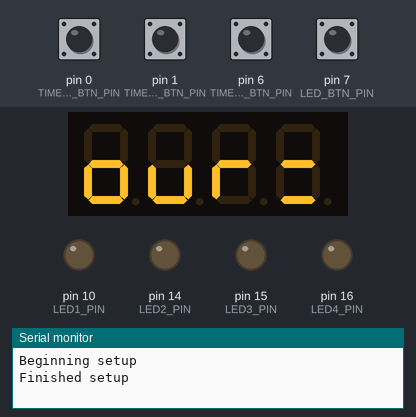
The sketch below on a simulated Arduino Leonardo, built with avr-gcc and run on an emulated ATmega32U4. Parts: 4-digit seven-segment display, output pins drawn as LEDs (lit = HIGH), the last lines printed to the serial monitor. Inputs (shaded band) come from the test bench; at power-on: pin 0 (TIME_HOUR_BTN_PIN), pin 1 (TIME_MIN_BTN_PIN), pin 6 (TIME_EDIT_BTN_PIN), pin 7 (LED_BTN_PIN) HIGH. The local clock reads 2024-03-15 10:24:30 at power-on unless the sketch sets it.

Above: at 1.2 s.
1.3 s: pin 0 (TIME_HOUR_BTN_PIN) pulled LOW for 0.15 s
At 1.8 s:
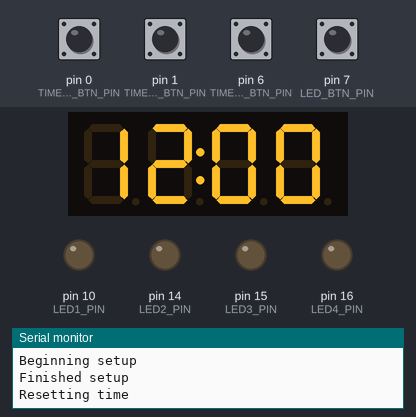
2.9 s: pin 6 (TIME_EDIT_BTN_PIN) pulled LOW for 0.15 s
4.6 s: pin 7 (LED_BTN_PIN) pulled LOW for 0.15 s
At 5.4 s:
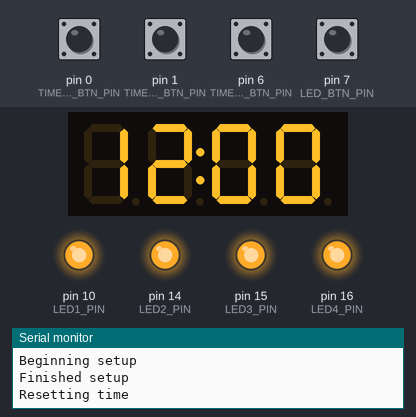
6.2 s: pin 7 (LED_BTN_PIN) pulled LOW for 1 s
At 6.7 s:
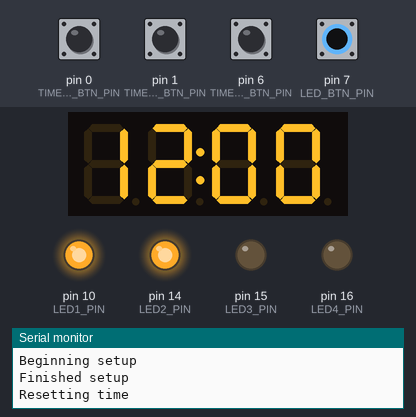
8.7 s: pin 1 (TIME_MIN_BTN_PIN) pulled LOW for 0.15 s
10.3 s: pin 6 (TIME_EDIT_BTN_PIN) pulled LOW for 1 s
Timing chart, 0 to 13.3 s (numbered marks = the images above; inputs shaded):
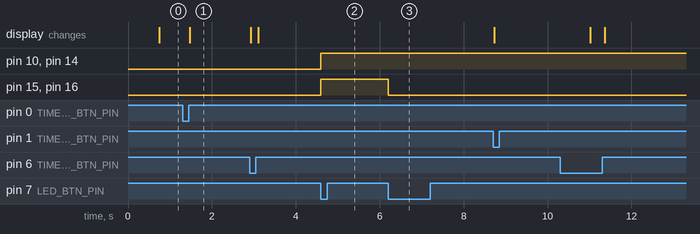

The sketch:

simple_rtc_clock.ino
```cpp
#include <Arduino.h>
#include <TM1637Display.h>
#include <DS3231.h>

// pins 2 and 3 are reserved for i2c bus for ds3231
// for whatever reason, SDA and SCL macros don't work (or are defined incorrectly?)
#define RXLED_PIN         17
#define RTC_CLK_PIN       2
#define RTC_DATA_PIN      3
#define DISP_CLK_PIN      4
#define DISP_DIO_PIN      5
#define TIME_EDIT_BTN_PIN 6
#define TIME_HOUR_BTN_PIN 0
#define TIME_MIN_BTN_PIN  1

#define LED_BTN_PIN       7
#define LED1_PIN          10
#define LED2_PIN          14
#define LED3_PIN          15
#define LED4_PIN          16

#define DELAY_MS        80
#define EDIT_DELAY_MS   20
#define STARTUP_MSG_MS  700
#define EDIT_BLINK_MS   600
#define DEBOUNCE_MS     100

#define PM_INDICATOR_SEGMENT    0x10  // only for use in the left most digit
#define EDIT_INDICATOR_SEGMENT  0x20  // only for use in the left most digit
#define COLON_SEGMENT           0x80  // only for use by the second digit from the left

static TM1637Display display(DISP_CLK_PIN, DISP_DIO_PIN);
static DS3231 rtc(RTC_DATA_PIN, RTC_CLK_PIN);

static bool startup = true;
static uint8_t startupMsgPos = 0;

// time/display edits can only occur in the loop function,
// otherwise we may interrupt an in-progress communication with the DS3231/TM1637
static bool addHour = false;
static bool addMin = false;
static bool changeDisplayBrightness = false;

static unsigned long interruptDebounceTimer = 0;
static bool interruptTriggered = false;

// startup message = "hour=rESEt mIn=contInuE  "
#define STARTUP_MSG_LEN   26
#define STARTUP_SEG_LEN   4
static uint8_t startupMsg[STARTUP_MSG_LEN][STARTUP_SEG_LEN] = {
  { 0b01110100, 0b01011100, 0b00011100, 0b01010000 },
  { 0b01011100, 0b00011100, 0b01010000, 0b01001000 },
  { 0b00011100, 0b01010000, 0b01001000, 0b01010000 },
  { 0b01010000, 0b01001000, 0b01010000, 0b01111001 },
  { 0b01001000, 0b01010000, 0b01111001, 0b01101101 },
  { 0b01010000, 0b01111001, 0b01101101, 0b01111001 },
  { 0b01111001, 0b01101101, 0b01111001, 0b01111000 },
  { 0b01101101, 0b01111001, 0b01111000, 0b00000000 },
  { 0b01111001, 0b01111000, 0b00000000, 0b01010100 },
  { 0b01111000, 0b00000000, 0b01010100, 0b01000100 },
  { 0b00000000, 0b01010100, 0b01000100, 0b00000110 },
  { 0b01010100, 0b01000100, 0b00000110, 0b01010100 },
  { 0b01000100, 0b00000110, 0b01010100, 0b01001000 },
  { 0b00000110, 0b01010100, 0b01001000, 0b01011000 },
  { 0b01010100, 0b01001000, 0b01011000, 0b01011100 },
  { 0b01001000, 0b01011000, 0b01011100, 0b01010100 },
  { 0b01011000, 0b01011100, 0b01010100, 0b01111000 },
  { 0b01011100, 0b01010100, 0b01111000, 0b00000110 },
  { 0b01010100, 0b01111000, 0b00000110, 0b01010100 },
  { 0b01111000, 0b00000110, 0b01010100, 0b00011100 },
  { 0b00000110, 0b01010100, 0b00011100, 0b01111001 },
  { 0b01010100, 0b00011100, 0b01111001, 0b00000000 },
  { 0b00011100, 0b01111001, 0b00000000, 0b00000000 },
  { 0b01111001, 0b00000000, 0b00000000, 0b01110100 },
  { 0b00000000, 0b00000000, 0b01110100, 0b01011100 },
  { 0b00000000, 0b01110100, 0b01011100, 0b00011100 },
};

static byte ledMode = 0;
static byte displayBrightnessMode = 2;

static unsigned long editBlinkTimer = 0;
static bool editIndicator = false;

bool debounceCheck()
{
  unsigned long currentTime = millis();

  if ((interruptDebounceTimer - currentTime) < DEBOUNCE_MS || interruptTriggered)
    return false;

  interruptDebounceTimer = currentTime;
  return true;
}

void showTime(bool showEditIndicator = false)
{
  uint8_t segments[4] = {0};
  bool pm;
  uint8_t hour, minute;
  Time t = rtc.getTime();

  hour = t.hour;
  minute = t.min;

  pm = hour >= 12;
  hour %= 12;

  // draw the pm indicator, colon, and digits for the hour
  if (hour / 10 == 1 || hour == 0)
    segments[0] = display.encodeDigit(1) | (pm ? PM_INDICATOR_SEGMENT : 0x0) | (showEditIndicator ? EDIT_INDICATOR_SEGMENT : 0x0);
  else
    segments[0] = (pm ? PM_INDICATOR_SEGMENT : 0x0) | (showEditIndicator ? EDIT_INDICATOR_SEGMENT : 0x0);
  if (hour == 0)
    segments[1] = display.encodeDigit(2) | COLON_SEGMENT;
  else
    segments[1] = display.encodeDigit(hour % 10) | COLON_SEGMENT;

  // draw the digits for the minute
  segments[2] = display.encodeDigit(minute / 10);
  segments[3] = display.encodeDigit(minute % 10);

  display.setSegments(segments);
}

void toggleLED()
{
  if (!debounceCheck())
    return;

  ledMode = (ledMode + 1) % 3;

  digitalWrite(LED1_PIN, ledMode > 0 ? HIGH : LOW);
  digitalWrite(LED2_PIN, ledMode > 0 ? HIGH : LOW);
  digitalWrite(LED3_PIN, ledMode == 1 ? HIGH : LOW);
  digitalWrite(LED4_PIN, ledMode == 1 ? HIGH : LOW);

  interruptTriggered = true;
}

void hourPressed()
{
  if (!debounceCheck())
  {
    return;
  }
  else if (startup)
  {
    // reset time in ds3231
    rtc.setTime(0, 0, 0);
    rtc.setDate(1, 1, 1970);

    Serial.println("Resetting time");

    startup = false;
  }
  else if (digitalRead(TIME_EDIT_BTN_PIN) == LOW)
  {
    addHour = true;
  }

  interruptTriggered = true;
}

void minPressed()
{
  if (!debounceCheck())
  {
    return;
  }
  else if (startup)
  {
    // use time already stored in ds3231
    startup = false;

    Serial.println("Using stored time");
  }
  else if (digitalRead(TIME_EDIT_BTN_PIN) == LOW)
  {
    addMin = true;
  }
  else
  {
    changeDisplayBrightness = true;
  }

  interruptTriggered = true;
}

void setup()
{
  Serial.begin(9600);
  Serial.println("Beginning setup");

  // initialize pins
  pinMode(RTC_CLK_PIN, INPUT_PULLUP);
  pinMode(RTC_DATA_PIN, INPUT_PULLUP);
  pinMode(DISP_CLK_PIN, OUTPUT);
  pinMode(DISP_DIO_PIN, OUTPUT);
  pinMode(LED_BTN_PIN, INPUT_PULLUP);
  pinMode(LED1_PIN, OUTPUT);
  pinMode(LED2_PIN, OUTPUT);
  pinMode(LED3_PIN, OUTPUT);
  pinMode(LED4_PIN, OUTPUT);
  pinMode(TIME_EDIT_BTN_PIN, INPUT_PULLUP);
  pinMode(TIME_HOUR_BTN_PIN, INPUT_PULLUP);
  pinMode(TIME_MIN_BTN_PIN, INPUT_PULLUP);

  // turn off LEDs
  TXLED0;
  digitalWrite(RXLED_PIN, LOW);
  digitalWrite(LED1_PIN, LOW);
  digitalWrite(LED2_PIN, LOW);
  digitalWrite(LED3_PIN, LOW);
  digitalWrite(LED4_PIN, LOW);

  // attach interrupts
  attachInterrupt(digitalPinToInterrupt(LED_BTN_PIN), toggleLED, FALLING);
  attachInterrupt(digitalPinToInterrupt(TIME_HOUR_BTN_PIN), hourPressed, FALLING);
  attachInterrupt(digitalPinToInterrupt(TIME_MIN_BTN_PIN), minPressed, FALLING);

  // initialize other components
  display.setBrightness(6);
  rtc.begin();

  Serial.println("Finished setup");
}

void loop()
{
  if (interruptTriggered &&
      digitalRead(LED_BTN_PIN) == HIGH &&
      digitalRead(TIME_HOUR_BTN_PIN) == HIGH &&
      digitalRead(TIME_MIN_BTN_PIN) == HIGH)
  {
    interruptDebounceTimer = millis();
    interruptTriggered = false;
  }

  if (startup)
  {
    display.setSegments(startupMsg[startupMsgPos], STARTUP_SEG_LEN);
    startupMsgPos = (startupMsgPos + 1) % STARTUP_MSG_LEN;
    delay(STARTUP_MSG_MS);
  }
  else if (digitalRead(TIME_EDIT_BTN_PIN) == LOW)
  {
    // edit mode
    if (addHour)
    {
      Time t = rtc.getTime();
      rtc.setTime((t.hour + 1) % 24, t.min, t.sec);
      addHour = false;
    }
    else if (addMin)
    {
      // editing the minute field resets the seconds to 0
      Time t = rtc.getTime();
      rtc.setTime(t.hour, (t.min + 1) % 60, 0);
      addMin = false;
    }

    if (millis() - editBlinkTimer > EDIT_BLINK_MS)
    {
      editBlinkTimer = millis();
      editIndicator = !editIndicator;
    }

    showTime(editIndicator);
    delay(EDIT_DELAY_MS);
  }
  else
  {
    if (changeDisplayBrightness)
    {
      displayBrightnessMode = (displayBrightnessMode + 1) % 3;
      int8_t brightness = displayBrightnessMode * 4 - 1;
      display.setBrightness(brightness > 0 ? brightness : 0);

      changeDisplayBrightness = false;
    }

    showTime();
    delay(DELAY_MS);
  }
}
```

Measured:
- after the input at 1.3 s, the display: changes after 0.17 s (image 1)
- after the input at 4.6 s, pin 10 (LED1_PIN), pin 14 (LED2_PIN), pin 15 (LED3_PIN), pin 16 (LED4_PIN): LOW → HIGH at once
- after the input at 6.2 s, pin 15 (LED3_PIN), pin 16 (LED4_PIN): HIGH → LOW at once
